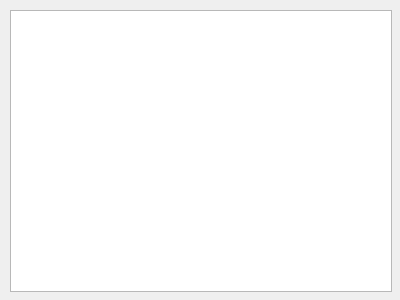
<?xml version="1.0" encoding="UTF-8"?>
<ui version="4.0">
 <class>ShareListPage</class>
 <widget class="QWidget" name="ShareListPage">
  <property name="geometry">
   <rect>
    <x>0</x>
    <y>0</y>
    <width>400</width>
    <height>300</height>
   </rect>
  </property>
  <property name="windowTitle">
   <string>Form</string>
  </property>
  <widget class="QListWidget" name="listWidget">
   <property name="geometry">
    <rect>
     <x>10</x>
     <y>10</y>
     <width>382</width>
     <height>282</height>
    </rect>
   </property>
  </widget>
 </widget>
 <resources/>
 <connections/>
</ui>
